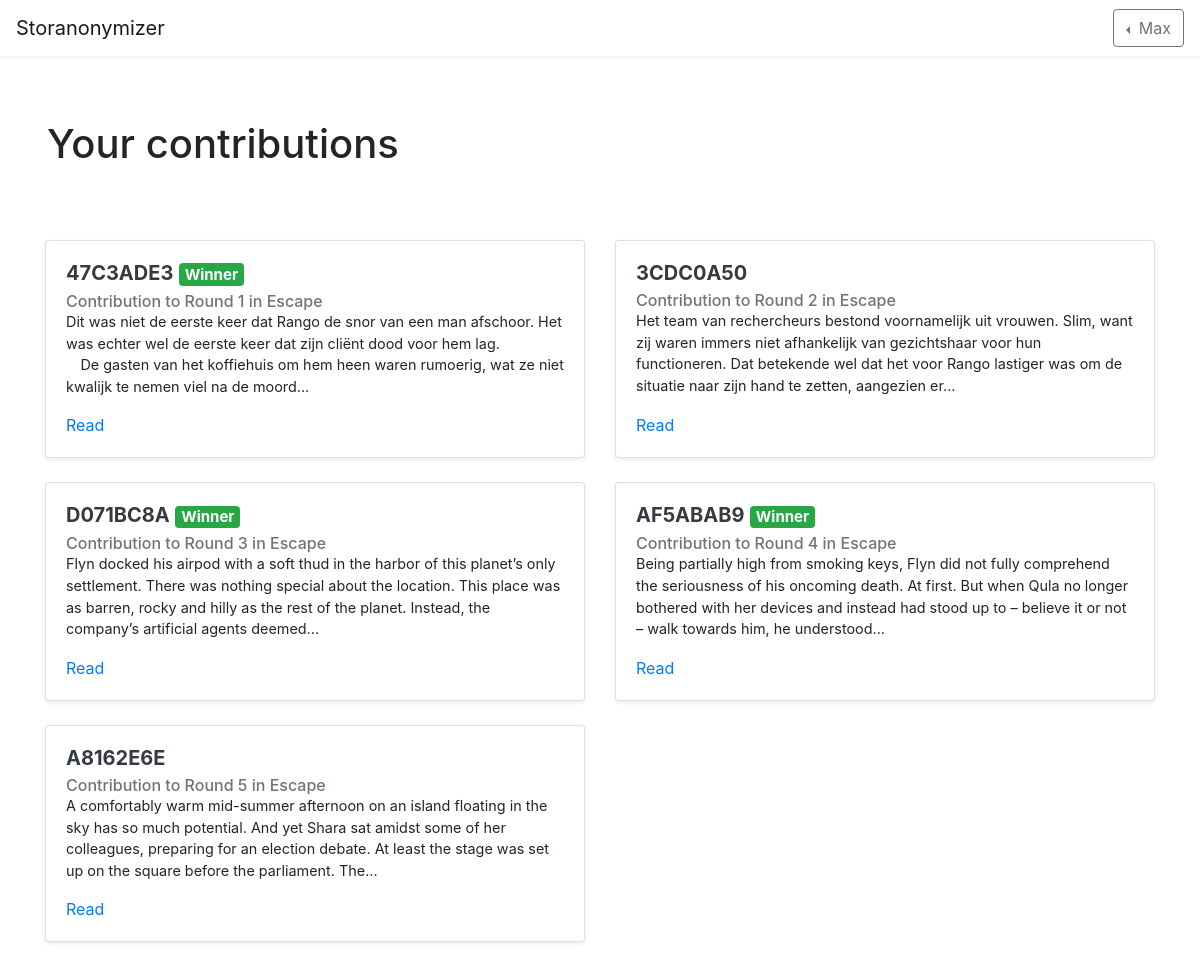
Page /my/contributions (signed in) on the committed database.
### storanonymizer/models.py (models this page shows, shortened)
class User(db.Model):
	id = db.Column(db.Integer, primary_key=True)
	name = db.Column(db.String(80), unique=True)
	password_hash = db.Column(db.String(1024))
	stories = db.relationship("Story", backref="user", lazy="select")
	contributions = db.relationship("Contribution", backref="author", lazy="select")
	votes = db.relationship("Vote", backref="user", lazy="select")

class Contribution(db.Model):
	id = db.Column(db.Integer, primary_key=True)
	code = db.Column(db.String(), unique=True)
	text = db.Column(db.Text())
	votes = db.relationship("Vote", backref="contribution", lazy="select")
	author_id = db.Column(db.Integer, db.ForeignKey("user.id"))
	round_id = db.Column(db.Integer, db.ForeignKey("round.id"))

class Round(db.Model):
	id = db.Column(db.Integer, primary_key=True)
	name = db.Column(db.String())
	code = db.Column(db.String(), unique=True)
	contributions = db.relationship("Contribution", backref="round", lazy="select")
	votes = db.relationship("Vote", backref="round", lazy="select")
	winning_contribution_id = db.Column(db.String())
	story_id = db.Column(db.Integer, db.ForeignKey("story.id"))
	public_authors = db.Column(db.Boolean(), default=False)
	public_contributions = db.Column(db.Boolean(), default=False)
	voting = db.Column(db.Boolean(), default=False)
	public_votes = db.Column(db.Boolean(), default=False)

class Story(db.Model):
	id = db.Column(db.Integer, primary_key=True)
	code = db.Column(db.String(), unique=True)
	name = db.Column(db.String())
	user_id = db.Column(db.Integer, db.ForeignKey("user.id"))
	rounds = db.relationship("Round", backref="story", lazy="select")

### storanonymizer/views.py (the view)
@app.route("/my/contributions")
@login_required
def my_contributions():
	contributions = current_user.contributions
	return render_template("mycontributions.html", contributions=contributions)

### storanonymizer/auth.py (called while the page is built)
@lm.user_loader
def load_user(user_id):
	return models.User.query.get(int(user_id))

### storanonymizer/templates/mycontributions.html (shortened to what this page needs)
{% extends "base.html" %}
{% block content %}
<div class="jumbotron bg-white mb-0">
	<div class="container">
		<h1>Your contributions</h1>
	</div>
</div>
<div class="container">
	<div class="row">
		{% for c in contributions %}
		<div class="col-12 col-md-6 mb-4">
			<div class="card shadow-sm">
				<div class="card-body">
					<h5 class="card-title"><a class="text-dark font-weight-bold" href="{{ url_for('contribution', contribution_code=c.code) }}">
						{{ c.code }}</a>
						{% if c.round.public_votes and c.id == c.round.winning_contribution_id|int %}
						<span class="badge badge-success">Winner</span>
						{% endif %}
					</h5>
					<h6 class="card-subtitle text-secondary">Contribution to {{ c.round.name }} in {{ c.round.story.name }}</h6>
					<p class="card-text" style="font-size: 0.9rem;">{{ c.text|truncate|safe }}</p>
					<a href="{{ url_for('contribution', contribution_code=c.code) }}" class="card-link">Read</a>
				</div>
			</div>
		</div>
		{% else %}
		<h6 class="alert alert-light text-center">You have made no contributions yet!</h6>
		{% endfor %}
	</div>
</div>
{% endblock %}

### storanonymizer/templates/base.html (shortened to what this page needs)
<!doctype html>
<html lang="en">
	<head>
		<link rel="stylesheet" href="https://stackpath.bootstrapcdn.com/bootstrap/4.2.1/css/bootstrap.min.css">
	</head>
	<body>
		<nav class="navbar navbar-light bg-white shadow-sm">
			<a href="{{ url_for('index') }}" class="navbar-brand">Storanonymizer</a>
			<div class="dropdown dropleft">
				{% if current_user.is_authenticated %}
				<button class="btn btn-outline-secondary dropdown-toggle" type="button" id="userMenu" data-toggle="dropdown" aria-haspopup="true" aria-expanded="false">
					{{ current_user.name }}
				</button>
				{% else %}
				<div>
					<a class="btn btn-outline-dark" href="{{ url_for('register') }}">Sign up</a>
					<a class="btn btn-primary" href="{{ url_for('login') }}">Login</a>
				</div>
				{% endif %}
			</div>
		</nav>
		{% block content %}{% endblock %}
	</body>
</html>

### rows in the picture
User: name "Max"
Contribution: code "47C3ADE3", shows "Winner", round.name "Round 1", round.story.name "Escape", text "Dit was niet de eerste keer dat Rango de snor van een man afschoor. Het was echter wel de eerste keer dat zijn cliënt dood voor hem lag. De gasten van het koffiehuis om hem heen waren rumoerig, wat ze niet kwalijk te nemen viel na de moord..."
Contribution: code "3CDC0A50", round.name "Round 2", round.story.name "Escape", text "Het team van rechercheurs bestond voornamelijk uit vrouwen. Slim, want zij waren immers niet afhankelijk van gezichtshaar voor hun functioneren. Dat betekende wel dat het voor Rango lastiger was om de situatie naar zijn hand te zetten, aangezien er..."
Contribution: code "D071BC8A", shows "Winner", round.name "Round 3", round.story.name "Escape", text "Flyn docked his airpod with a soft thud in the harbor of this planet’s only settlement. There was nothing special about the location. This place was as barren, rocky and hilly as the rest of the planet. Instead, the company’s artificial agents deemed..."
Contribution: code "AF5ABAB9", shows "Winner", round.name "Round 4", round.story.name "Escape", text "Being partially high from smoking keys, Flyn did not fully comprehend the seriousness of his oncoming death. At first. But when Qula no longer bothered with her devices and instead had stood up to – believe it or not – walk towards him, he understood..."
Contribution: code "A8162E6E", round.name "Round 5", round.story.name "Escape", text "A comfortably warm mid-summer afternoon on an island floating in the sky has so much potential. And yet Shara sat amidst some of her colleagues, preparing for an election debate. At least the stage was set up on the square before the parliament. The..."
